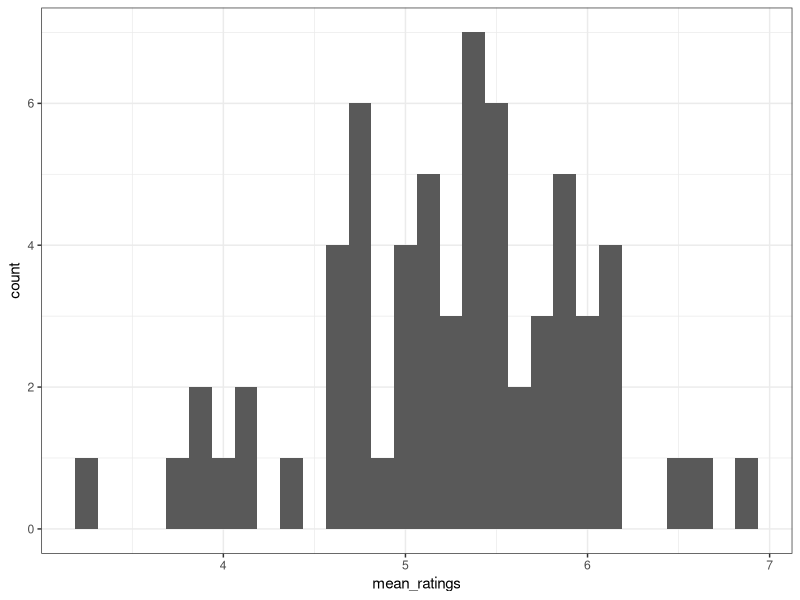
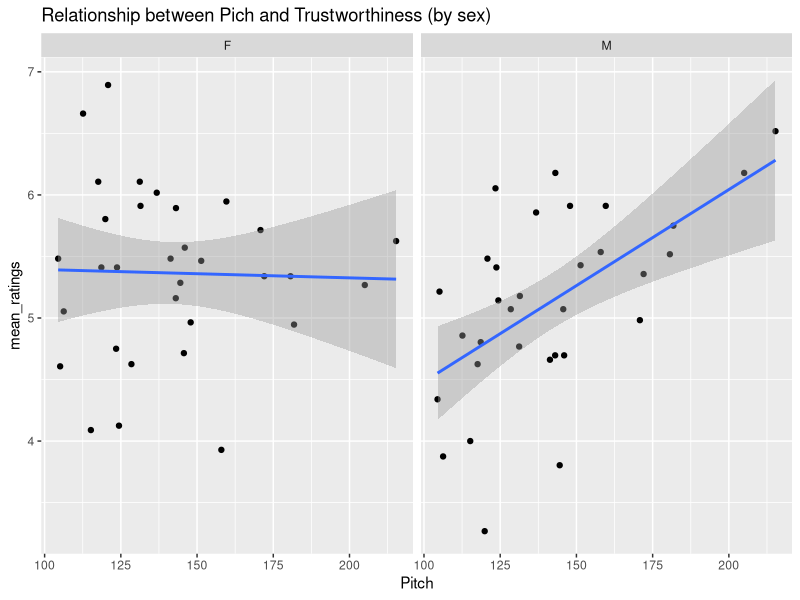
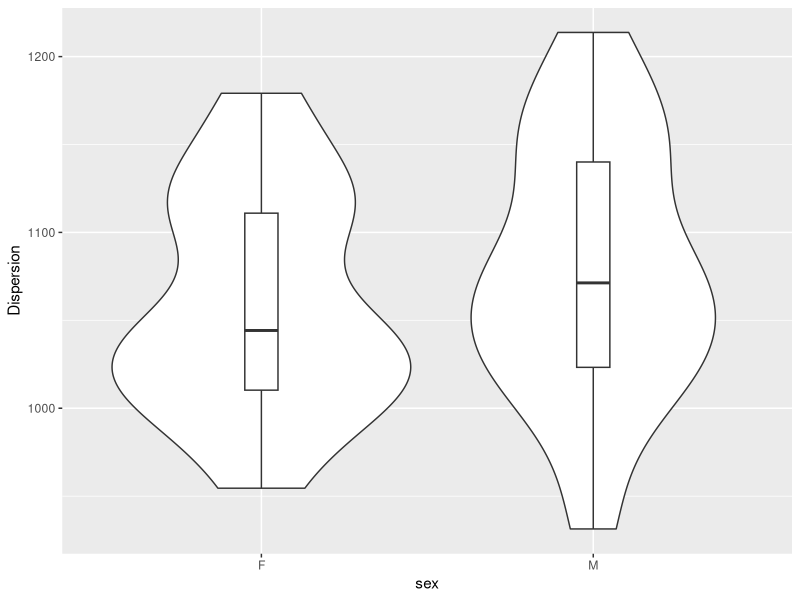
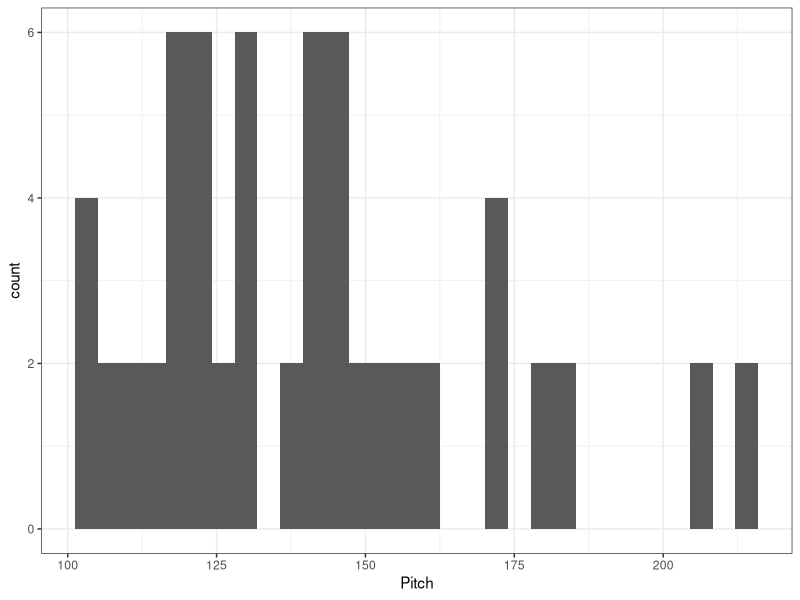
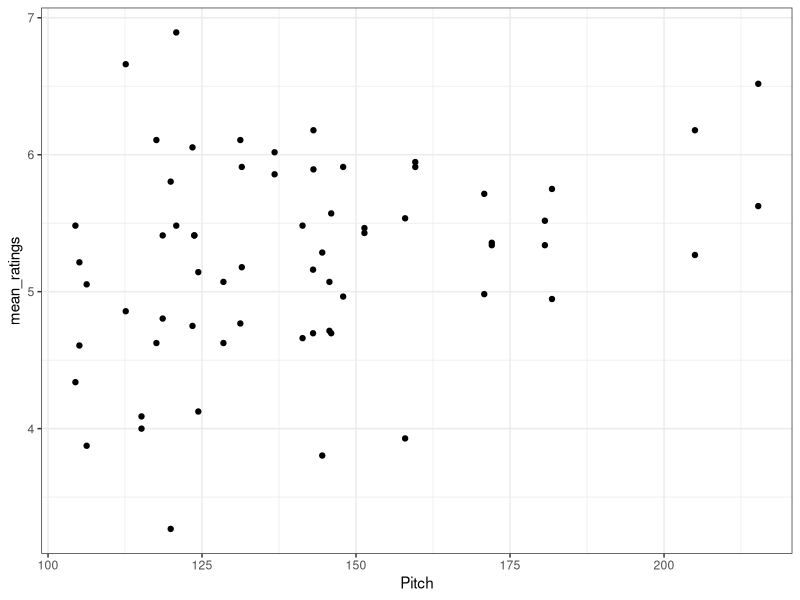

The R source for these figures, in order:
## ---- chunk 1
knitr::opts_chunk$set(echo = TRUE)
## ---- chunk 2
install.packages('tidyverse')
## ---- chunk 3
install.packages('broom')
## ---- chunk 4
library('tidyverse')
library('broom')
## ---- chunk 5
ratings = read.csv('voice_ratings.csv')

acoustics = read.csv('voice_acoustics.csv')
## ---- chunk 6
ratings_tidy <- ratings %>% gather(participant, rating, P1:P28)
## ---- chunk 7
ratings_mean <- ratings_tidy %>% group_by(VoiceID) %>% summarise(mean_ratings=mean(rating))
## ---- chunk 8
joined <- inner_join(ratings_mean, acoustics, by='VoiceID')
## ---- chunk 9
joined_wide <- spread(joined, 'measures', 'value')
## ---- chunk 10
rm(acoustics, joined, ratings, ratings_mean, ratings_tidy)
## ---- chunk 11
summary_table <- joined_wide %>% group_by(sex) %>% summarise(num_voices=n(), mean_trust_rating=mean(mean_ratings), sd_trust_rating=sd(mean_ratings), se_trust_rating=sd_trust_rating / sqrt(num_voices), CI_95_trust_rating_low=mean_trust_rating - (1.96 * se_trust_rating), CI_95_trust_rating_upper=mean_trust_rating + (1.96 * se_trust_rating))
                                                             
## ---- chunk 12
ggplot(joined_wide, aes(x=mean_ratings)) +
  geom_histogram()+
  theme_bw()
## ---- chunk 13
ggplot(joined_wide, aes(x=Pitch, y=mean_ratings)) +
  geom_point() +
  geom_smooth(method='lm') +
  facet_wrap(~sex) +
  labs(title='Relationship between Pich and Trustworthiness (by sex)')
## ---- chunk 14
ggplot(joined_wide, aes(x=sex, y=Dispersion)) +
  geom_violin() +
  geom_boxplot(width=0.1)
## ---- chunk 15
var.test(joined_wide %>% filter(sex=='M') %>% pull(mean_ratings), 
         joined_wide %>% filter(sex=='F') %>% pull(mean_ratings))
## ---- chunk 16
trust_mean_rating_t <- t.test(joined_wide %>% filter(sex=='M') %>% pull(mean_ratings), joined_wide %>% filter(sex=='F') %>% pull(mean_ratings), var.equal=TRUE) %>%
  
  tidy()
## ---- chunk 17
ggplot(joined_wide, aes(x=Pitch)) +
  geom_histogram(bins=30)+
  theme_bw()
## ---- chunk 18
ggplot(joined_wide, aes(x=Pitch, y=mean_ratings)) + 
  geom_point() +
  theme_bw()
## ---- chunk 19
cor_male_results <- cor.test(joined_wide %>% filter(sex=='M') %>% pull(Pitch), joined_wide %>% filter(sex=='F') %>% pull(mean_ratings)) %>%
  
  tidy()
## ---- chunk 20
cor_female_results <- cor.test(joined_wide %>% filter(sex=='F') %>% pull(Pitch), joined_wide %>% filter(sex=='F') %>% pull(mean_ratings)) %>%
  
  tidy()
## ---- chunk 21
rm(cor_results)
